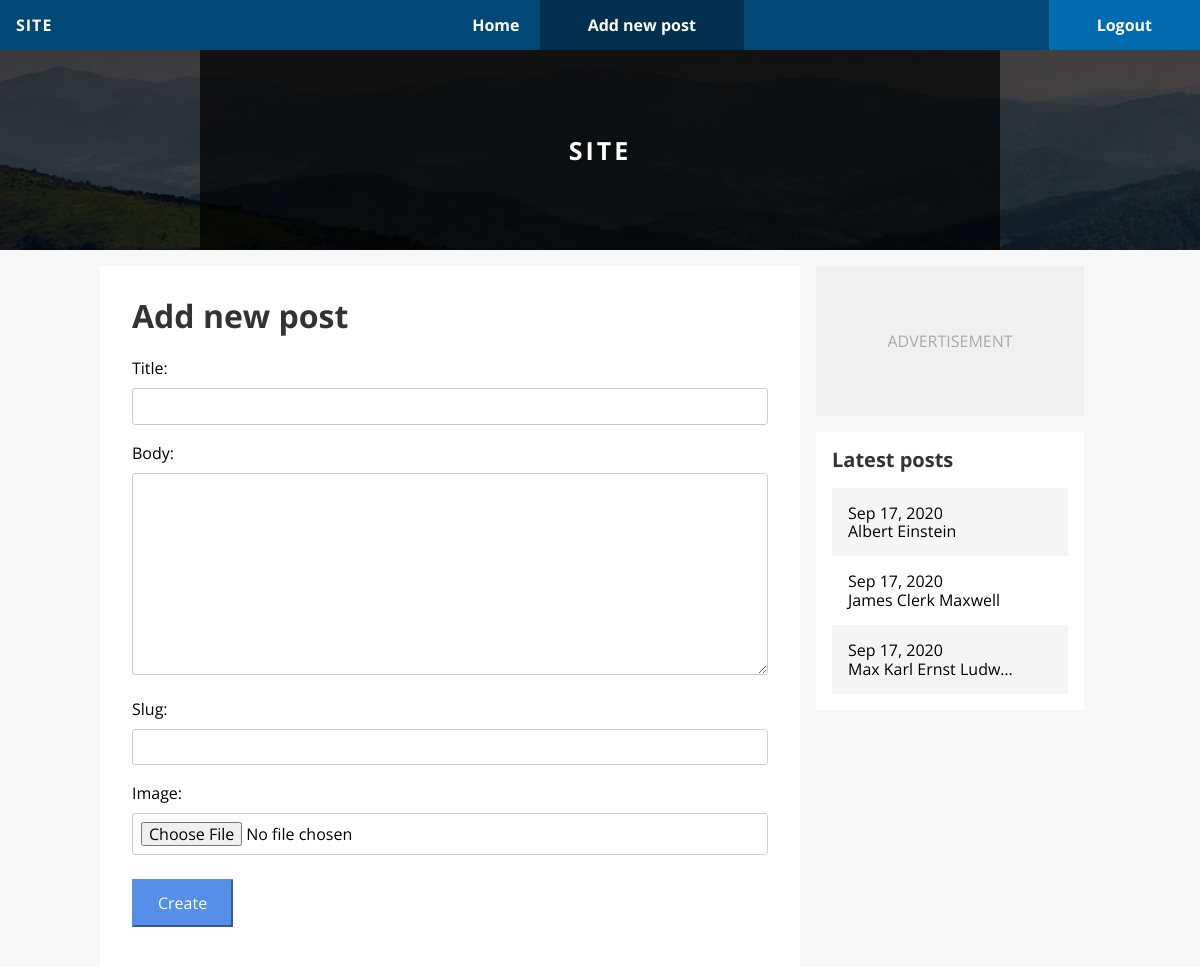
/blog/create/ (signed in), run on an earlier commit of the app's database.
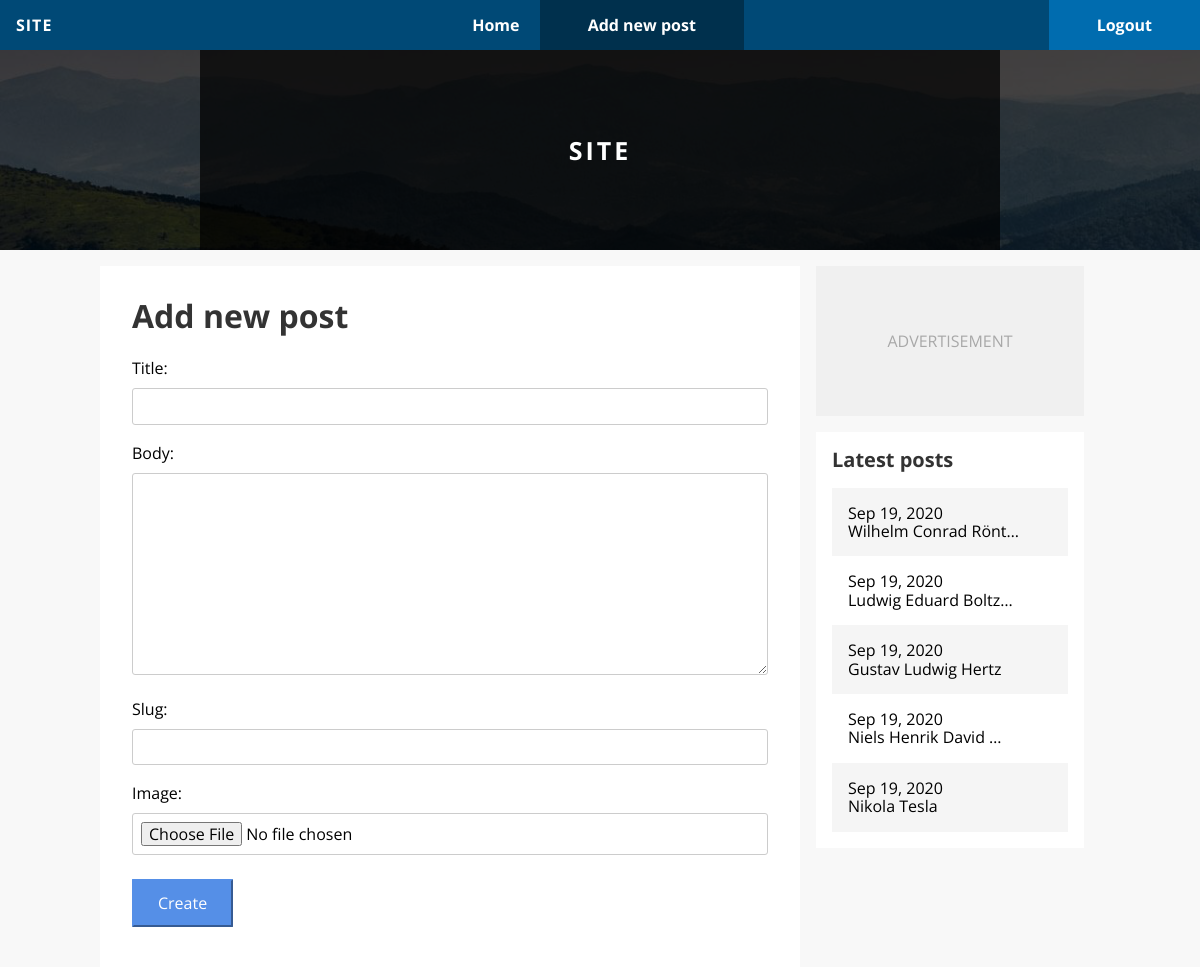
And on a later commit of the database.
### blog/models.py (models this page shows, shortened)
class Post(models.Model):
    title = models.CharField(default='', max_length=255)
    body = models.TextField(default='', blank=True)
    slug = models.SlugField(default='', blank=True, max_length=255)
    date = models.DateTimeField(auto_now_add=True, null=True)
    update = models.DateTimeField(auto_now=True, null=True)
    author = models.ForeignKey(User, null=True, blank=True, on_delete=models.CASCADE)
    tags = TaggableManager()
    image = models.ImageField(default='', blank=True, upload_to='images')
    image_thumbnail = ImageSpecField(source='image', processors=[ResizeToFill(700, 150)],
                                     format='JPEG', options={'quality': 60})
    def get_absolute_url(self):
        return reverse('blog:detail', kwargs={'slug': self.slug})

### blog/views.py (the view)
# urls.py: path('create/', views.create, name='create'),
@permission_required('blog.add_post', raise_exception=True)
def create(request):
    if request.method == 'POST':
        form = PostForm(request.POST, request.FILES)
        if form.is_valid():
            post = form.save(commit=False)
            post.author = request.user
            post.save()
            return redirect('home')
    else:
        form = PostForm()
    return render(request, 'blog/create.html',
                  {'section': 'blog_create',
                   'form': form,
                   })

### blog/forms.py
class PostForm(ModelForm):
    class Meta:
        model = Post
        fields = ['title',
                  'body',
                  'slug',
                  'tags',
                  'image']

### blog/context_processors.py (called while the page is built)
def latest_posts(request):
    posts = Post.objects.filter().order_by('-date')[:5]
    return {'latest_posts': posts}

### templates/blog/create.html (shortened to what this page needs)
{% extends 'base.html' %}
{% block title %}<h1>Add new post</h1>{% endblock %}
{% block content %}
    <form action="{% url 'blog:create' %}" method="post" enctype="multipart/form-data">
        {{ form.as_p }}
        <button class="button" type="submit">Create</button>
    </form>
{% endblock %}

### templates/blog/_post_list.html
<div class="post-list">
    <h2 class="post-list-heading">{{ heading }}</h2>
    {% for post in latest_posts %}
    <a href="{{ post.get_absolute_url }}"
       class="post-list-link {% cycle 'odd' 'even' %}">
        <div class="post-listl-data">{{ post.date|date:"M j, Y" }}</div>
        <div class="post-list-title">{{ post.title|truncatechars:20 }}</div>
    </a>
    {% endfor %}
</div>

What changed in the data, as far as the page shows it:
no longer on this page (row unchanged): Post: date "Sep 17, 2020", title "Albert Einstein"
no longer on this page (row edited): Post: date "Sep 17, 2020", title "James Clerk Maxwell"
no longer on this page (row edited): Post: date "Sep 17, 2020", title "Max Karl Ernst Ludw…"
added Post: date "Sep 19, 2020", title "Wilhelm Conrad Rönt…"
added Post: date "Sep 19, 2020", title "Ludwig Eduard Boltz…"
added Post: date "Sep 19, 2020", title "Gustav Ludwig Hertz"
added Post: date "Sep 19, 2020", title "Niels Henrik David …"
added Post: date "Sep 19, 2020", title "Nikola Tesla"
